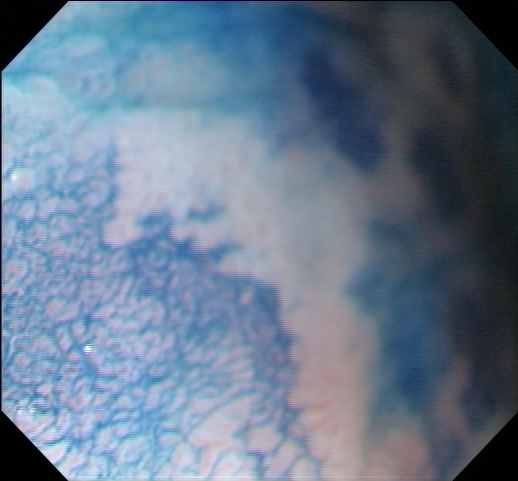
#> input picture ExampleImage/CHGastro_Abnormal_037.png, 518 x 481 px, found by its file name
$ python glcm.py   (older library calls are emulated)
#> lines starting #> are read from the running program, lines starting #| are printed output that depends on the picture; long printed decimals are rounded
from skimage.feature import graycomatrix, graycoprops
import os
import numpy as np
import cv2
import matplotlib.pyplot as plt

class SlowGLCM:
    def __init__(self, dists=[1], agls=[0, np.pi/4, np.pi/2, 3*np.pi/4], lvl=256, sym=True, norm=True) -> None:
        self.dists = dists
        self.agls = agls
        self.lvl = lvl
        self.sym = sym
        self.norm = norm

    def make_glcm(self, img: np.array, gray = "grayscale", _return = True):
        if gray == "grayscale":
            img_gray = cv2.cvtColor(img, cv2.COLOR_BGR2GRAY)
        elif gray == "avg":
            img_gray = (img[:, :, 0] + img[:, :, 1] + img[:, :, 2])/3
        else:
            img_gray = img[:, :, gray]

        glcm = graycomatrix(img_gray,
                        distances=self.dists,
                        angles=self.agls,
                        levels=self.lvl,
                        symmetric=self.sym,
                        normed=self.norm)

        self.glcm = glcm
        if _return:
            return self.glcm

    def glcm_coprops(self, img, gray = "grayscale", prop = 'contrast' ,_return = True):
        glcm = self.make_glcm(img = img, gray = gray, _return = True)

        coprops = graycoprops(glcm, prop)
        if _return:
            return coprops


os.chdir("..")
main_data_dir = os.getcwd() + "\\ExampleImage"
img_path = main_data_dir + "\\CHGastro_Abnormal_037.png"
img = cv2.imread(img_path)
#> img is the input picture: shape (481, 518, 3); mean B, G, R 142.4, 121.9, 103.7

glcm = SlowGLCM()
# print(glcm.make_glcm(img))
print(glcm.glcm_coprops(img))
#> in make_glcm, `img_gray = cv2.cvtColor(img, cv2.COLOR_BGR2GRAY)`:
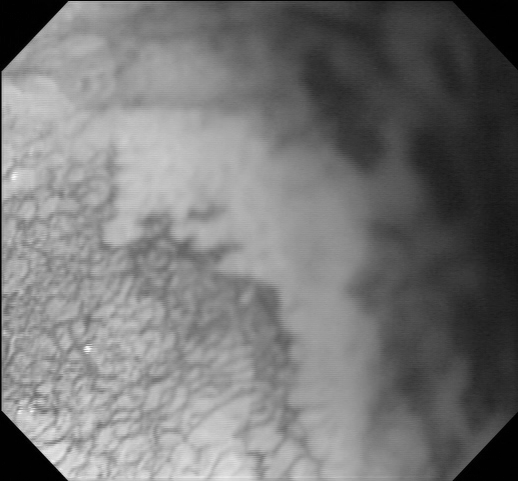
#> img_gray: shape (481, 518); min 0, max 251, mean 118.8
#> in glcm_coprops, `coprops = graycoprops(glcm, prop)`: coprops = [[34.69, 82.97, 54.27, 79.53]]
#| [[34.689  82.973 54.265 79.529]]
